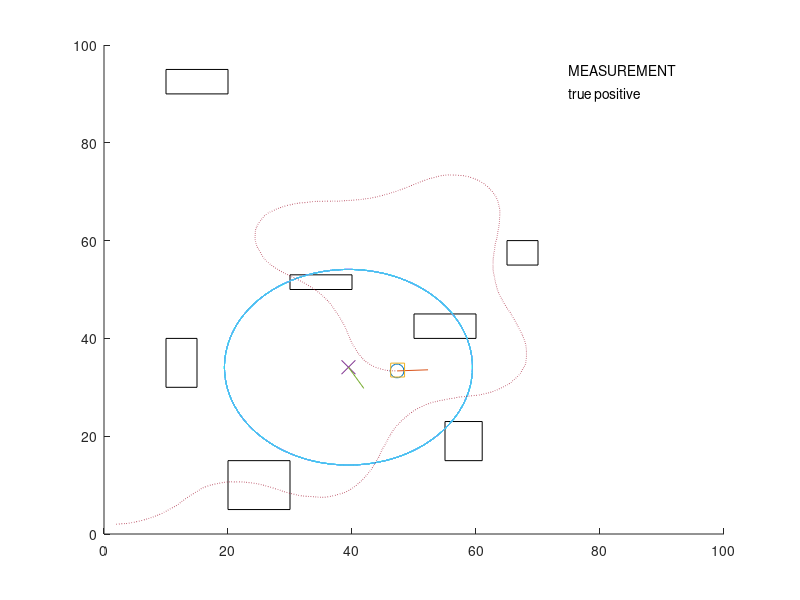
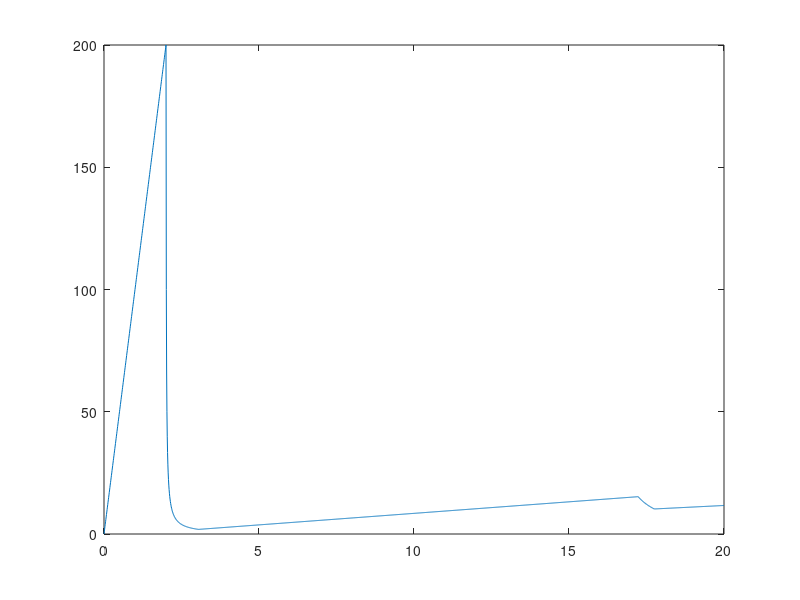

These figures' MATLAB source, in order:
% Simulate the unicycle model 
clear; close; clc; 

% Setup time vector 
dT = 0.01;
tF = 20; 
t = 0:dT:tF; 
N = length(t); 

% Unicycle model parameters 
V = 10; 
b = 1; 

% Choose input - heading rate of change 
% u = exp(-t/10).*sin(2*pi*t/10); 
% u = 10*sin(t)/15; 
% u = sin(4*pi*t)+cos(2*pi*t/10);
u = sin(pi*t/100)+cos(pi*5*t/10);
% u = zeros(1,N); 

% setup state vectors [x; y; theta]
x = zeros(N,1); 
y = zeros(N,1); 
th = zeros(N,1); 

% Initial conditions 
x(1) = 2; 
y(1) = 2;
th(1) = 0; 

% Simulate using input 
for i = 2:N
    x(i) = x(i-1)+V*cos(th(i-1))*dT + randn/100;
    y(i) = y(i-1)+V*sin(th(i-1))*dT + randn/100;
    th(i) = th(i-1)+b*u(i)*dT + randn/100; 
    
    % Used to solve wrap-around issue.
    if th(i) > 2*pi
        th(i) = th(i) - 2*pi;
    elseif th(i) < 0
        th(i) = th(i) + 2*pi;
    end
    
    % Determine if the drone is close to the edge of the environment and
    % change route if it is.
    if  (x(i) > 95 && th(i) >= (3*pi)/2 || x(i) > 95 && th(i) <= pi/2) || ...
            x(i) < 5 && th(i) >= pi/2 && th(i) <= (3*pi)/2 || ...
            y(i) > 95 && th(i) >= 0 && th(i) <= pi || ...
            y(i) < 5 && th(i) >= pi && th(i) <= 2*pi 
        th(i) = th(i) + (3*pi)/180;
        u(i) = b*((3*pi)/180);
    end
end

drone_x = zeros(N,1); 
drone_y = zeros(N,1); 
drone_th = zeros(N,1); 
drone_u = zeros(N,1); 
theta_c = zeros(N,1); 

% Range (radius) of drone sight measured as the Euclidean distance.
range = 20;

% drone_x(1) = -1; 
% drone_y(1) = 1;
% drone_th(1) = pi/2;
drone_x(1) = 3; 
drone_y(1) = 0;
drone_th(1) = pi/2;

% Drone control parameters 
Kth = 200; 
bth = 2; 
Vth = 20; 

% Prediction Step
x_hat = zeros(3,N); 
P = [20 0 0; 0 20 0; 0 0 1];
Q = [0.5 0 0; 0 0.5 0; 0 0 0.05];
C = [1 0 0; 0 1 0; 0 0 1];
R = [2 0 0; 0 2 0; 0 0 0.2];

% Used for the measurement accuracy and ratio between measured time and
% unobserved time.
test = zeros(N,1);
true_pos_1 = zeros(N,1);
msmt_ratio = zeros(N,1);

% 2D matrix representing locations where measurements cannot be taken.
msmt_matrix = ones(100*10,100*10);

% Set up no-fly zone.
% Each row of the matrix represents one rectangle where the first two
% indexes represent the x and y coordinates and the last two represent the
% offset in the x and y directions. Ex: in the first row, (10,30) is the
% starting location and 5 is offset in x and 10 is offset in y.
rect = [10 30 5 10;
        20 5 10 10;
        65 55 5 5;
        55 15 6 8;
        50 40 10 5
        30 50 10 3
        10 90 10 5];

% Populate measurement matrix based on rectangles generated. 1 represents
% a square where the drone can measure the target, while 0 is the
% opposite.
figure(1); hold on; 
for i = 1:size(rect)
    rectangle('position',rect(i,:));
    msmt_matrix(rect(i,1)*10:rect(i,1)*10+rect(i,3)*10,...
                rect(i,2)*10:rect(i,2)*10+rect(i,4)*10) = 0;
end
msmt_matrix = msmt_matrix';

for k = 2:N
    % Prediction
    A = [0 0 -V*sin(x_hat(3,k-1)); 0 0 V*cos(x_hat(3,k-1)); 0 0 0];
    dx_hat = dT*[V*cos(x_hat(3,k-1)) V*sin(x_hat(3,k-1)) u(k)/2];
    x_hat_next = x_hat(:,k-1) + dx_hat';
    
    % Covariance 
    dP = (A*P + A'*P + Q) * dT;
    P = P + dP;
    
    x_hat(:,k) = x_hat_next;
    
    % Euclidean distance between drone and target
    distance = sqrt((drone_x(k-1)-x(k))^2 + (drone_y(k-1)-y(k))^2);

    % Only take measurements when target isn't in restricted zone and
    % within range
    if msmt_matrix(round(y(k)*10)+1,round(x(k)*10)+1) && ...
       distance <= range
        
        % Calculate the true positive rate based on the Euclidean distance.
        true_pos = 0.5-0.35*atan(distance-5);
        
        % Take a measurement if we have a true positive by comparing random
        % number to false negative rate.
        if 1%rand > 1-true_pos
            true_pos_1(k) = 1;
            % Simulate a random measurement 
            msmt = [x(k)+randn/5 y(k)+randn/5 th(k)+randn/10];
            % Correction Step
            % Kalman Gain
%             K = P*C'*(C*P*C'+R)^(-1);
            K = 0.75;
            test(k) = 1;
            % Use measurement to update the estimate x_hat and the covariance P 
            x_hat_prime = x_hat_next + K*(msmt' - C*x_hat_next);
            P_prime = P - K*C*P;
            x_hat(:,k) = x_hat_prime;
            P = P_prime;
        % The else block represents the case of a false negative.
        else
            true_pos_1(k) = -1;
        end
    end
    % Select a control input for drone to turn towards the target 
    theta_c(k) = atan2(x_hat(2,k)-drone_y(k-1),x_hat(1,k)-drone_x(k-1));

    % Check to make sure UAV turns the shorter way
    if drone_th(k-1) - theta_c(k) > pi
        theta_c(k) = theta_c(k) + 2*pi;
    elseif drone_th(k-1) - theta_c(k) < -pi
        theta_c(k) = theta_c(k) - 2*pi;
    end
    drone_u(k) = Kth*(theta_c(k)-drone_th(k-1))*dT; 

    % Update position and orientation of drone 
    drone_th(k) = drone_th(k-1)+dT*bth*drone_u(k);
    drone_x(k) = drone_x(k-1)+Vth*cos(drone_th(k-1))*dT;
    drone_y(k) = drone_y(k-1)+Vth*sin(drone_th(k-1))*dT;

    msmt_ratio(k) = nnz(test)/(k-nnz(test));
    % Check that UAV avoids restricted area
%     while drone_x(k) < 20 && drone_x(k) > 10 && drone_y(k) > 30 && drone_y(k) < 40
%         drone_th(k) = drone_th(k) + 2;
%         drone_x(k) = drone_x(k-1)+Vth*cos(drone_th(k))*dT;
%         drone_y(k) = drone_y(k-1)+Vth*sin(drone_th(k))*dT;
%     end
end

% Setup animation 
xmin = 0;%min(drone_x)-1;%min(x)-1;
xmax = 100;%max(x)+1+2; 
ymin = 0;%min(drone_y)-1;%min(y)-1; 
ymax = 100;%max(y)+1+2; 

axis([xmin xmax ymin ymax]); 
rover_pos = plot(x(1), y(1), 'o', 'MarkerSize',10); 
rover_head = plot([x(1) x(1)+0.2*cos(th(1))], [y(1) y(1)+0.2*sin(th(1))]); 

est_rover_pos = plot(x_hat(1,1), x_hat(2,1), 's', 'MarkerSize',10); 

drone_pos = plot(drone_x(1), drone_y(1), 'x', 'MarkerSize',10); 
drone_head = plot([drone_x(1) drone_x(1)+0.2*cos(drone_th(1))], ... 
                  [drone_y(1) drone_y(1)+0.2*sin(drone_th(1))]);

drone_range = plot(range*cos(1:0.001:100),range*sin(1:0.001:100));

h = text(75,95,"");
h1 = text(75,90,"");
plot(x,y,':');
% Plot (x, y) coordinates of rover over time 
for i = 2:N
    if test(i) == 1
        set(h,'String',"MEASUREMENT");
    else
        set(h,'String',"");
    end
    
    if true_pos_1(i) == 1
        set(h1,'String',"true positive",'Color','black');
    elseif true_pos_1(i) == -1
        set(h1,'String',"false negative",'Color','red');
    else
        set(h1,'String',"");
    end

    set(rover_pos, 'xdata', x(i));
    set(rover_pos, 'ydata', y(i));
    set(rover_head, 'xdata', [x(i) x(i)+5*cos(th(i))]);
    set(rover_head, 'ydata', [y(i) y(i)+5*sin(th(i))]);

    set(est_rover_pos, 'xdata', x_hat(1,i));
    set(est_rover_pos, 'ydata', x_hat(2,i));
    
    set(drone_range, 'xdata', range*cos(1:0.001:100)+drone_x(i));
    set(drone_range, 'ydata', range*sin(1:0.001:100)+drone_y(i));
    
    set(drone_pos, 'xdata', drone_x(i));
    set(drone_pos, 'ydata', drone_y(i));
    set(drone_head, 'xdata', [drone_x(i) drone_x(i)+5*cos(drone_th(i))]);
    set(drone_head, 'ydata', [drone_y(i) drone_y(i)+5*sin(drone_th(i))]);
    pause(0.10);
%     pause(0.00010);
end

% Plot the ratio between observed time and unobserved time.
figure(2);
plot(t,msmt_ratio);

% Print minimum ratio number after 5 timesteps.
fprintf("Minimum value of observed/unobserved ratio: %f\n", min(msmt_ratio(5:end)));